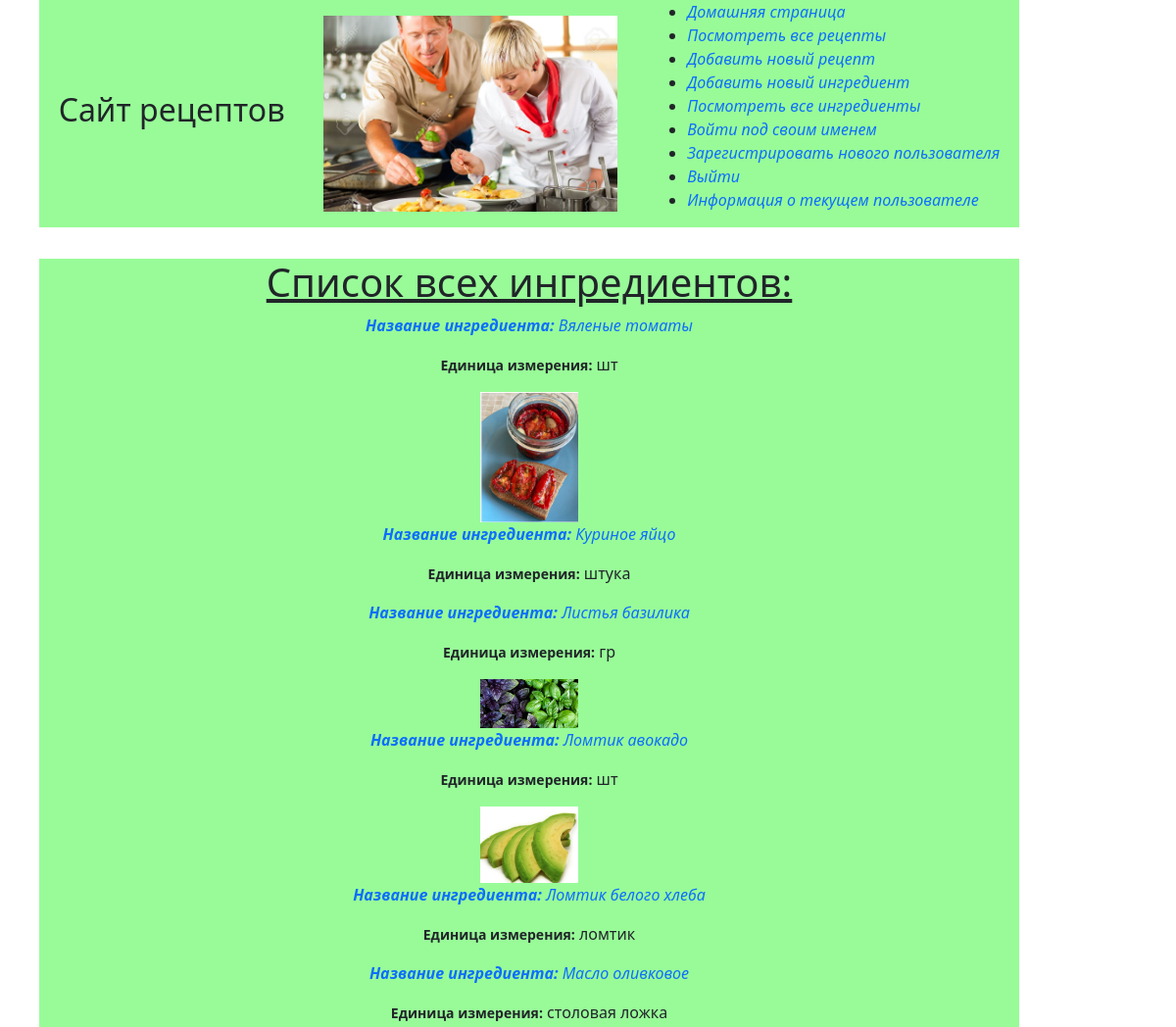
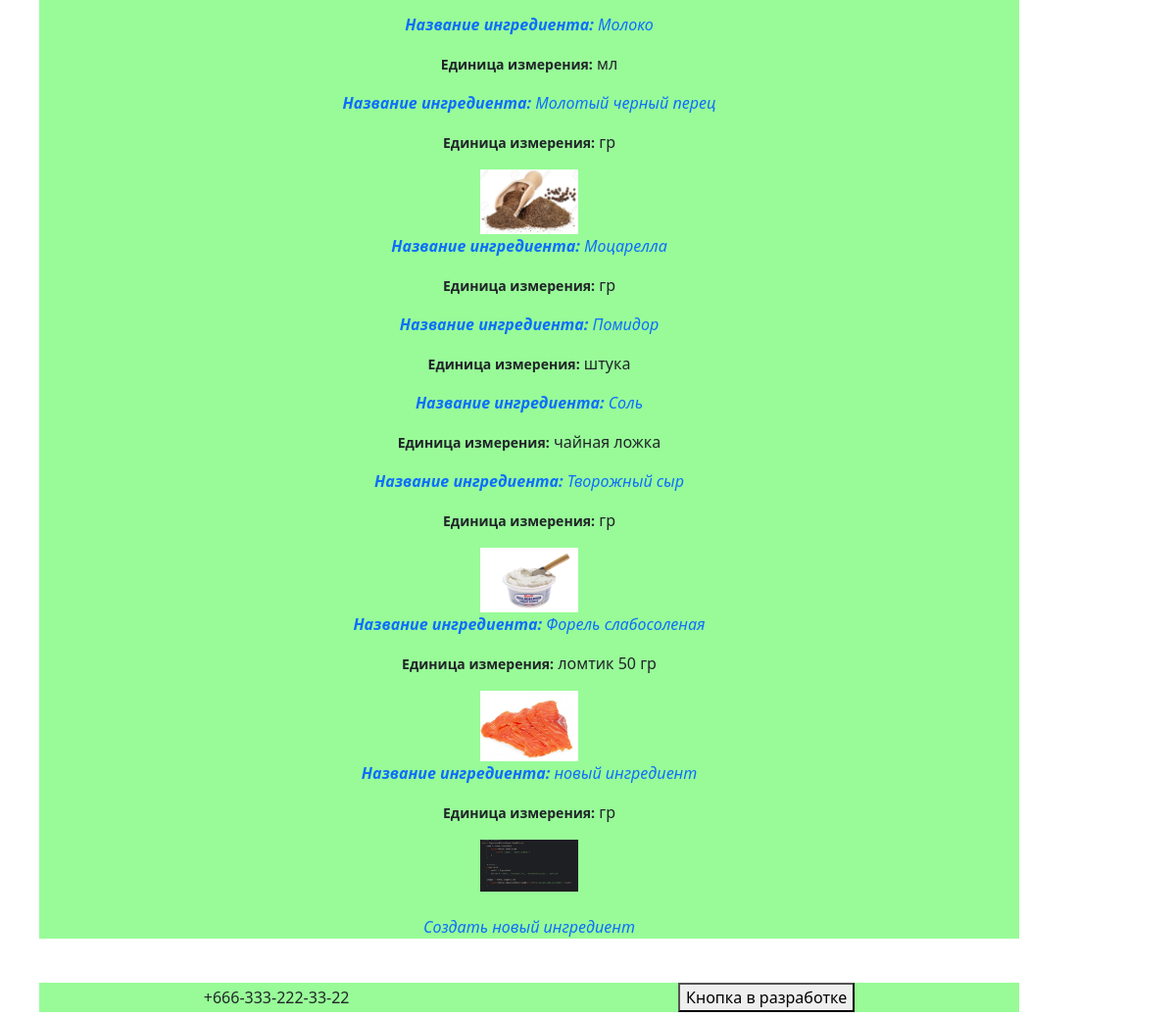
Screenshot of /ingred/ with the database file from the repository (2 pictures, top to bottom).
### recipeapp/models.py (models this page shows, shortened)
class Ingredient(models.Model):
    class Meta:
        ordering = ["name", 'measurement_unit']
    name = models.CharField(max_length=100, db_index=True)
    description = models.TextField(null=False, blank=True, db_index=True)
    measurement_unit = models.CharField(max_length=20, default='units')
    archived = models.BooleanField(default=False)
    preview = models.ImageField(null=True, blank=True, upload_to=ingredient_preview_directory_path)

### recipeapp/views.py (the view)
# urls.py: path('ingred/', IngredientsListView.as_view(), name='ingredients_list'),
class IngredientsListView(ListView):
    template_name = 'recipeapp/ingredients-list.html'
    context_object_name = 'ingredients'
    queryset = Ingredient.objects.filter(archived=False)

### recipeapp/templates/recipeapp/ingredients-list.html (shortened to what this page needs)
{% extends 'recipeapp/base.html' %}
{% block body %}
<div class="fixed-container">
    <h1><u>Список всех ингредиентов:</u></h1>
    {% if ingredients %}
    {% for ingredient in ingredients %}
    <div>
        <p><a href="{% url 'recipeapp:ingredient_details' pk=ingredient.pk %}"
        ><b>Название ингредиента:</b> {{ ingredient.name }}</a></p>
        <p><b><small>Единица измерения:</small></b> {{ ingredient.measurement_unit }}</p>
        {% if ingredient.preview %}
        <img src="{{ ingredient.preview.url }}" alt="{{ ingredient.preview.name }}" width="100px">
        {% endif %}
    </div>
    {% endfor %}
    <br>
    <div>
        <a href="{% url 'recipeapp:ingredient_create' %}"
        >Создать новый ингредиент</a>
    </div>
    {% else %}
    {% url 'recipeapp:ingredient_create' as create_ingredient_url %}
    <h3>Здесь пока нет ингредиентов!</h3>
    <a href="{{ create_ingredient_url }}"
    >Создать новый ингредиент</a>
    {% endif %}
</div>
{% endblock %}

### static/styles.css (style rules this page uses)
html, body { margin: 0; padding: 0; }
.fixed-container { max-width: 1000px; height: 100% margin-left: auto; margin-right: auto; background-color: palegreen; }
a { text-decoration: none; font-style: italic; }

### rows the page displays
Ingredient: name "Вяленые томаты", measurement_unit "шт", preview (picture)
Ingredient: name "Куриное яйцо", measurement_unit "штука"
Ingredient: name "Листья базилика", measurement_unit "гр", preview (picture)
Ingredient: name "Ломтик авокадо", measurement_unit "шт", preview (picture)
Ingredient: name "Ломтик белого хлеба", measurement_unit "ломтик"
Ingredient: name "Масло оливковое", measurement_unit "столовая ложка"
Ingredient: name "Молоко", measurement_unit "мл"
Ingredient: name "Молотый черный перец", measurement_unit "гр", preview (picture)
Ingredient: name "Моцарелла", measurement_unit "гр"
Ingredient: name "Помидор", measurement_unit "штука"
Ingredient: name "Соль", measurement_unit "чайная ложка"
Ingredient: name "Творожный сыр", measurement_unit "гр", preview (picture)
Ingredient: name "Форель слабосоленая", measurement_unit "ломтик 50 гр", preview (picture)
Ingredient: name "новый ингредиент", measurement_unit "гр", preview (picture)
